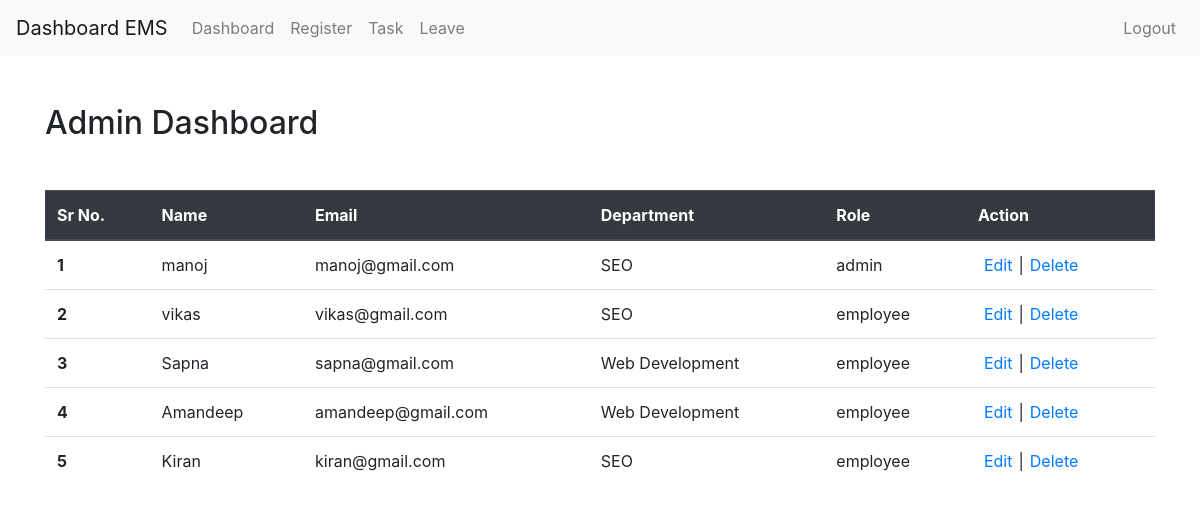
Screenshot of /admin/dashboard.php (signed in) with the database file from the repository.
### tables this page shows
CREATE TABLE `users` (
  `user_id` int(255) NOT NULL,
  `name` varchar(1000) NOT NULL,
  `email` varchar(1000) NOT NULL,
  `password` varchar(1000) NOT NULL,
  `department` varchar(1000) NOT NULL,
  `role` varchar(100) NOT NULL,
  `created_on` timestamp NOT NULL DEFAULT CURRENT_TIMESTAMP ON UPDATE CURRENT_TIMESTAMP
);

### admin/dashboard.php (the view, shortened to what this page needs)
<?php
include '../auth/auth.php';
include 'header.php';
?>
<div class="admin-dashboard">
	<div class="container">
		<h2 class="mt-5 mb-5">Admin Dashboard</h2>
		<table class="table">
			<thead class="thead-dark">
				<tr>
					<th scope="col">Sr No.</th>
					<th scope="col">Name</th>
					<th scope="col">Email</th>
					<th scope="col">Department</th>
					<th scope="col">Role</th>
					<th scope="col">Action</th>
				</tr>
			</thead>
			<tbody>
				<?php
				$i = 1;
				$query= "Select * from users";
				$res= mysqli_query($conn, $query);
				$count= mysqli_num_rows($res);
				if($count>0){
					while ( $row= mysqli_fetch_array($res)) {
						?>
						<tr>
							<th><?php echo $i; ?></th>
							<td><?php echo $row['name']; ?></td>
							<td><?php echo $row['email']; ?></td>
							<td><?php echo $row['department']; ?></td>
							<td><?php echo $row['role']; ?></td>
							<td><a href="edit-user.php?id=<?php echo $row['user_id']; ?>" >Edit</a>|<a href="delete-user.php?id=<?php echo $row['user_id']; ?> ">Delete</a></td>
						</tr>
						<?php
						$i++;
					}
				}else{
					echo "No record found";
				} ?>
			</tbody>
		</table>
	</div>
</div>
<?php
include '../footer.php';
?>

### admin/dashboard.php (style rules this page uses)
table.table a { display: inline-block; padding: 0 6px; }

### rows the page displays
users: name "manoj", email "manoj@gmail.com", department "SEO", role "admin"
users: name "vikas", email "vikas@gmail.com", department "SEO", role "employee"
users: name "Sapna", email "sapna@gmail.com", department "Web Development", role "employee"
users: name "Amandeep", email "amandeep@gmail.com", department "Web Development", role "employee"
users: name "Kiran", email "kiran@gmail.com", department "SEO", role "employee"
